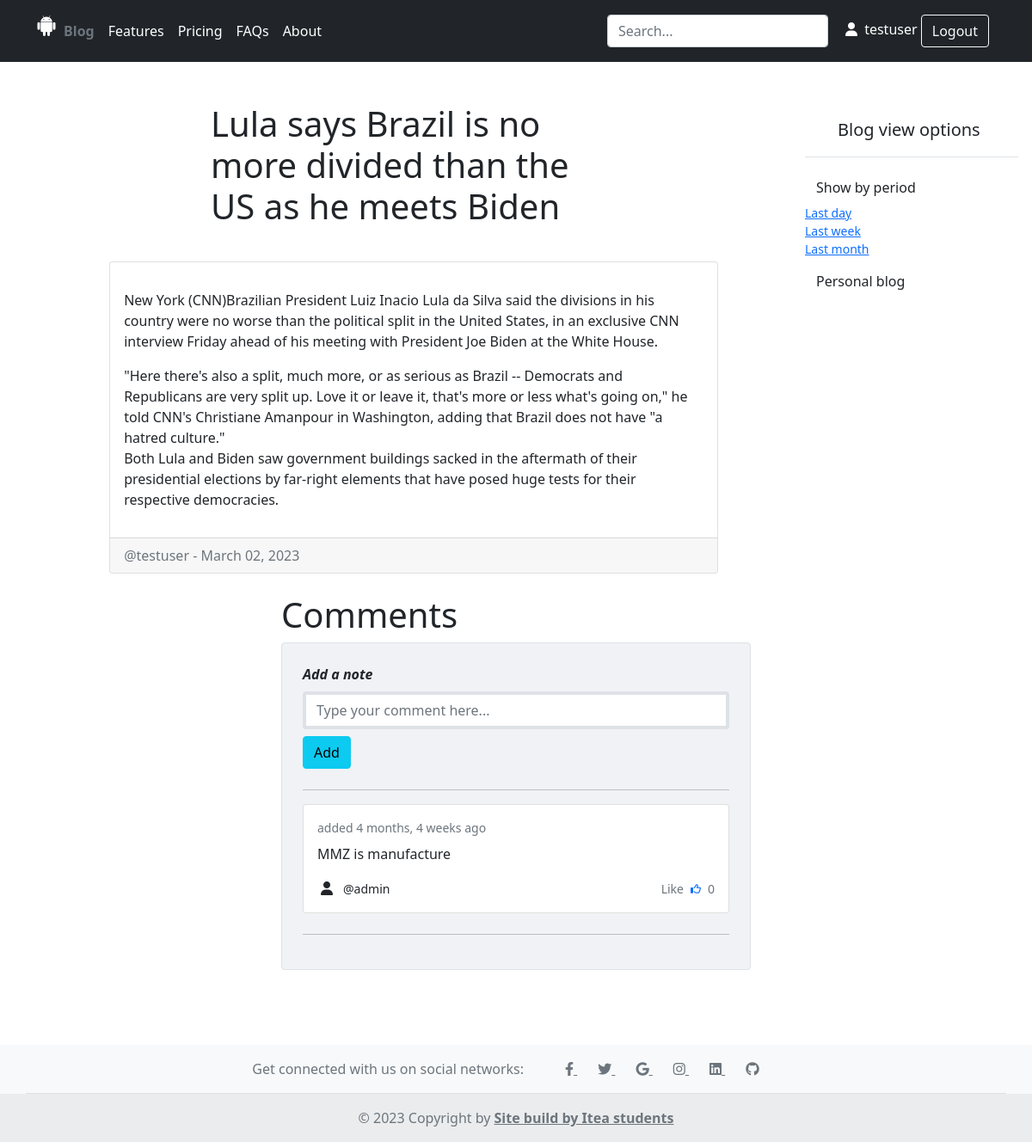
Screenshot of /2023/3/2/lula-says-brazil-is-no-more-divided-than-the-us-as-he-meets-biden (signed in) with the database file from the repository.
### blog/models.py (models this page shows, shortened)
class Post(models.Model):
    STATUS_CHOICES = (
        ('draft', 'Draft'),
        ('published', 'Published')
    )
    title = models.CharField(max_length=200)
    slug = models.SlugField(max_length=200,
                            unique_for_date='publish')
    author = models.ForeignKey(User,
                               on_delete=models.CASCADE,
                               related_name='blog_posts')
    body = models.TextField(verbose_name='Content')
    publish = models.DateTimeField(default=timezone.localtime)
    created = models.DateTimeField(auto_now_add=True)
    updated = models.DateTimeField(auto_now=True)
    image_url = models.URLField(max_length=250, null=True)
    status = models.CharField(max_length=10,
                              choices=STATUS_CHOICES,
                              default='draft')
    objects = models.Manager()
    published = PublishManager()
    class Meta:
        ordering = ('-publish', '-created')

class Comment(models.Model):
    post = models.ForeignKey(Post, on_delete=models.CASCADE, related_name='comments')
    author = models.ForeignKey(User, on_delete=models.CASCADE, related_name='comments')
    body = models.CharField(max_length=255)
    created = models.DateTimeField(auto_now_add=True)
    updated = models.DateTimeField(auto_now=True)
    active = models.BooleanField(default=True)
    class Meta:
        ordering = ('-updated', '-created')
    def likes_count(self):
        return self.likes.count()
    def is_liked_by(self, user):
        return self.likes.filter(user=user).exists()

### blog/views.py (the view)
# urls.py: path('<int:year>/<int:month>/<int:day>/<slug:slug>', views.PostDetailView.as_view(), name='post_detail'),
class PostDetailView(DetailView):
    model = Post
    template_name = 'blog/post/detail.html'
    queryset = Post.published.all()
    def get_context_data(self, *, object_list=None, **kwargs):
        context = super().get_context_data(**kwargs)
        context['form'] = CommentForm(initial={'post': self.object})
        return context
    def get_object(self, queryset=None):
        year = self.kwargs.get('year')
        month = self.kwargs.get('month')
        day = self.kwargs.get('day')
        slug = self.kwargs.get('slug')
        queryset = queryset or self.queryset
        post = get_object_or_404(queryset,
                                 publish__year=year,
                                 publish__month=month,
                                 publish__day=day,
                                 slug=slug)
        return post
    @method_decorator(login_required, name='dispatch')
    def post(self, request, *args, **kwargs):
        post_comment = self.get_object()
        form = CommentForm(request.POST)
        if form.is_valid():
            comment = form.save(commit=False)
            comment.author = request.user
            comment.save()
            return HttpResponseRedirect(f'{post_comment.get_absolute_url()}')
        return self.render_to_response({'post': post_comment, 'form': form})

### blog/forms.py
class CommentForm(forms.ModelForm):
    class Meta:
        model = Comment
        fields = ('body',)
        labels = {'body': 'Add a note'}
        widgets = {
            'body': forms.TextInput(attrs={'max_length': 255,
                                           'class': 'form-control border border-4',
                                           'placeholder': 'Type your comment here...'})}

### blog/templatetags/comment_filter.py (called while the page is built)
@register.filter
def is_liked_by(instance, user):
    if user.is_authenticated:
        return instance.is_liked_by(user)
    return False

### templates/blog/post/detail.html (shortened to what this page needs)
{% extends 'base/base.html' %}
{% load comment_filter %}
{% load static %}
{% block content %}
    <div class="row justify-content-center">
        <div class="col-lg-10">
            <div class="col-md-8 mx-auto">
                <h1 class="mb-4">{{ post.title }}</h1>
            </div>
            <div class="card mb-4">
                <div class="card-body">
                    <p class="card-text">{{ post.body|linebreaks }}</p>
                </div>
                <div class="card-footer text-muted">
                    <p class="mb-0">@{{ post.author }} - {{ post.publish|date:"F d, Y" }}</p>
                </div>
            </div>
        </div>
    </div>
    <div class="row d-flex justify-content-center">
        <div class="col-md-8 col-lg-6">
            <h1>Comments</h1>
            <div class="card shadow-0 border" style="background-color: #f0f2f5;">
                <div class="card-body p-4">
                    <div class="form-outline mb-4" id="comments">
                        <form method="post">
                            {% for field in form %}
                                <label for="{{ field.id_for_label }}" class="form-label">
                                    <strong><i>{{ field.label }}</i></strong>
                                </label>
                                {{ field }}
                            {% endfor %}
                            <button type="submit" class="btn btn-info mt-2">Add</button>
                        </form>
                    </div>
                    <hr>
                    {% if post.comments.count %}
                        {% for comment in post.comments.all %}
                            <div class="card mb-4" id="commentLike{{ comment.id }}">
                                <div class="card-body">
                                    <p class="small text-muted mb-2">added {{ comment.created|timesince }} ago</p>
                                    <div class="d-flex flex-row align-items-center">
                                        {% if comment.active %}
                                            <p>{{ comment.body }}</p>
                                        {% else %}
                                            <p class="text-danger"><i>Comment was disabled</i></p>
                                        {% endif %}
                                    </div>
                                    <div class="d-flex justify-content-between">
                                        <div class="d-flex flex-row align-items-center">
                                            <i class="fas fa-user mx-1"></i>
                                            <p class="small mb-0 ms-2">@{{ comment.author }}</p>
                                        </div>
                                        {% if comment|is_liked_by:request.user %}
                                            <div class="d-flex flex-row align-items-center text-primary">
                                                <p class="small mb-0">Unlike</p>
                                                <a href="{% url 'blog:comment_like' comment_id=comment.id %}">
                                                    <i class="fas fa-thumbs-up mx-2 fa-xs"
                                                       style="margin-top: -0.16rem;"></i>
                                                </a>
                                                <p class="small mb-0">{{ comment.likes_count }}</p>
                                            </div>
                                        {% else %}
                                            <div class="d-flex flex-row align-items-center">
                                                <p class="small text-muted mb-0">Like</p>
                                                <a href="{% url 'blog:comment_like' comment_id=comment.id %}">
                                                    <i class="far fa-thumbs-up mx-2 fa-xs text-black"
                                                       style="margin-top: -0.16rem;"></i>
                                                </a>
                                                <p class="small text-muted mb-0">{{ comment.likes_count }}</p>
                                            </div>
                                        {% endif %}
                                    </div>
                                </div>
                            </div>
                        {% endfor %}
                    {% else %}
                        <p>No comments yet.</p>
                    {% endif %}
                    <hr>
                </div>
            </div>
        </div>
    </div>
    </div>
{% endblock content %}

### templates/base/nav/header.html (shortened to what this page needs)
<header class="p-3 bg-dark text-white">
    <div class="container">
      <div class="d-flex flex-wrap align-items-center justify-content-center justify-content-lg-start">
        <ul class="nav col-12 col-lg-auto me-lg-auto mb-2 justify-content-center mb-md-0">
          <li>
          </li>
          <li><a href="{% url 'blog:post_list' %}" class="nav-link px-2 text-secondary fw-bold">Blog</a></li>
          <li><a href="#" class="nav-link px-2 text-white">Features</a></li>
          <li><a href="#" class="nav-link px-2 text-white">Pricing</a></li>
          <li><a href="#" class="nav-link px-2 text-white">FAQs</a></li>
          <li><a href="#" class="nav-link px-2 text-white">About</a></li>
        </ul>
        <form class="col-12 col-lg-auto mb-3 mb-lg-0 me-lg-3">
          <input type="search" class="form-control form-control-dark" placeholder="Search..." aria-label="Search">
        </form>
        <div class="text-end">
          {% if request.user.is_authenticated %}
          <i class="fas fa-user mx-1"></i>
          {{ request.user.username }}
          <a href="{% url 'accounts:logout' %}" class="text-decoration-none">
            <button type="button" class="btn btn-outline-light me-2">Logout</button>
          </a>
          {% endif %}
        </div>
      </div>
    </div>
</header>

### rows the page displays
Post: title "Lula says Brazil is no more divided than the US as he meets Biden", body "New York (CNN)Brazilian President Luiz Inacio Lula da Silva said the divisions in his country were no worse than the political split in the United States, in an exclusive CNN interview Friday ahead of his meeting with President Joe Biden at the White House. \"Here there's also a split, much more, or as serious as Brazil -- Democrats and Republicans are very split up. Love it or leave it, that's more or less what's going on,\" he told CNN's Christiane Amanpour in Washington, adding that Brazil does not have \"a hatred culture.\" Both Lula and Biden saw government buildings sacked in the aftermath of their presidential elections by far-right elements that have posed huge tests for their…", author "testuser", publish "March 02, 2023"
Comment: created "4 months, 4 weeks", body "MMZ is manufacture", author "admin", likes_count "0"

### other values shown
{{ request.user.username }} "testuser"
{{ field.label }} "Add a note"
